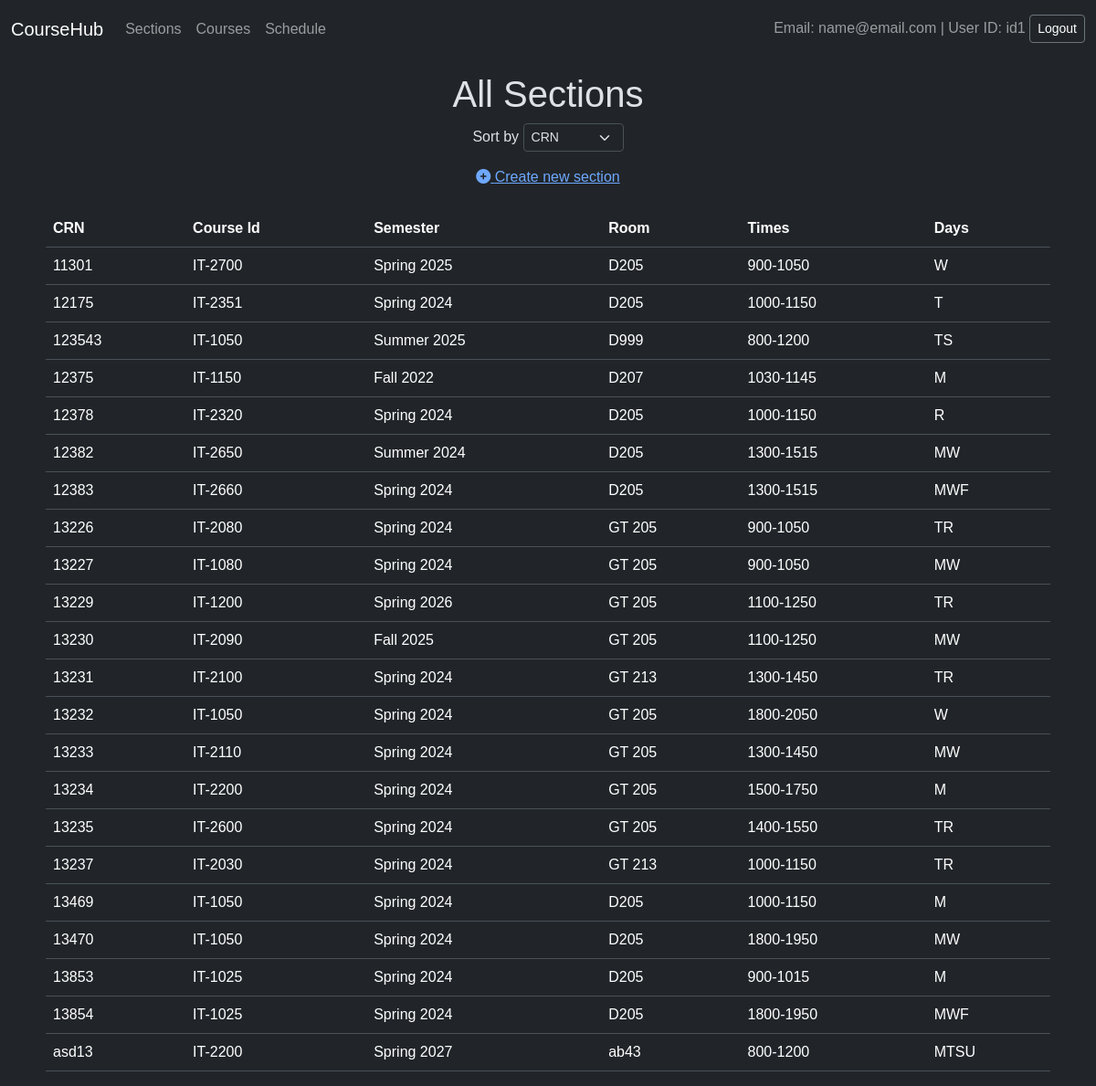
Page /sections.php (signed in) on the committed database.
### tables this page shows
CREATE TABLE `sections` (
  `crn` varchar(45) NOT NULL,
  `course_id` varchar(45) DEFAULT NULL,
  `semester` varchar(45) NOT NULL,
  `room` varchar(45) DEFAULT NULL,
  `days` varchar(45) DEFAULT NULL,
  `times` varchar(45) DEFAULT NULL
);

### sections.php (the view, shortened to what this page needs)
<?php
include './navbar.php';
include './connection.php';
$defaultOption = 'crn';
$sortOption = isset($_GET['sortsections']) ? $_GET['sortsections'] : $defaultOption;
$sql = "SELECT * FROM sections ORDER BY $sortOption";
$result = mysqli_query($conn, $sql);
?>
<div class="text-center">
  <h1 class="mt-3">All Sections</h1>
  <p>
    Sort by
    <select name="sortsections" onchange="location.href='sections.php?sortsections=' + this.value" class="form-select form-select-sm d-inline-block w-auto">
      <option value="crn" <?php echo $sortOption == 'crn' ? 'selected' : ''; ?>>CRN</option>
    </select>
  </p>
  <p><a href="addsection.php"><i class="fas fa-plus-circle"></i> Create new section</a></p>
</div>
<div class="container mt-4">
  <table class="table">
    <tr>
      <th>CRN</th>
      <th>Course Id</th>
      <th>Semester</th>
      <th>Room</th>
      <th>Times</th>
      <th>Days</th>
    </tr>
    <?php
    if (mysqli_num_rows($result) > 0) {
      while ($row = mysqli_fetch_assoc($result)) {
    ?>
        <tr>
          <td><?php echo htmlspecialchars($row["crn"]); ?></td>
          <td><?php echo htmlspecialchars($row["course_id"]); ?></td>
          <td><?php echo htmlspecialchars($row["semester"]); ?></td>
          <td><?php echo htmlspecialchars($row["room"]); ?></td>
          <td><?php echo htmlspecialchars($row["times"]); ?></td>
          <td><?php echo htmlspecialchars($row["days"]); ?></td>
        </tr>
    <?php
      }
    } else {
      echo "<tr><td colspan='6'>0 results</td></tr>";
    }
    ?>
  </table>
</div>
</body>
</html>

### styles.css (style rules this page uses)
* { font-family: Arial, Helvetica, sans-serif; }
table { max-width: 1100px; margin: auto; border-collapse: collapse; }

### rows in the picture
sections: crn "11301", course "IT-2700", semester "Spring 2025", room "D205", times "900-1050", days "W"
sections: crn "12175", course "IT-2351", semester "Spring 2024", room "D205", times "1000-1150", days "T"
sections: crn "123543", course "IT-1050", semester "Summer 2025", room "D999", times "800-1200", days "TS"
sections: crn "12375", course "IT-1150", semester "Fall 2022", room "D207", times "1030-1145", days "M"
sections: crn "12378", course "IT-2320", semester "Spring 2024", room "D205", times "1000-1150", days "R"
sections: crn "12382", course "IT-2650", semester "Summer 2024", room "D205", times "1300-1515", days "MW"
sections: crn "12383", course "IT-2660", semester "Spring 2024", room "D205", times "1300-1515", days "MWF"
sections: crn "13226", course "IT-2080", semester "Spring 2024", room "GT 205", times "900-1050", days "TR"
sections: crn "13227", course "IT-1080", semester "Spring 2024", room "GT 205", times "900-1050", days "MW"
sections: crn "13229", course "IT-1200", semester "Spring 2026", room "GT 205", times "1100-1250", days "TR"
sections: crn "13230", course "IT-2090", semester "Fall 2025", room "GT 205", times "1100-1250", days "MW"
sections: crn "13231", course "IT-2100", semester "Spring 2024", room "GT 213", times "1300-1450", days "TR"
sections: crn "13232", course "IT-1050", semester "Spring 2024", room "GT 205", times "1800-2050", days "W"
sections: crn "13233", course "IT-2110", semester "Spring 2024", room "GT 205", times "1300-1450", days "MW"
sections: crn "13234", course "IT-2200", semester "Spring 2024", room "GT 205", times "1500-1750", days "M"
sections: crn "13235", course "IT-2600", semester "Spring 2024", room "GT 205", times "1400-1550", days "TR"
sections: crn "13237", course "IT-2030", semester "Spring 2024", room "GT 213", times "1000-1150", days "TR"
sections: crn "13469", course "IT-1050", semester "Spring 2024", room "D205", times "1000-1150", days "M"
sections: crn "13470", course "IT-1050", semester "Spring 2024", room "D205", times "1800-1950", days "MW"
sections: crn "13853", course "IT-1025", semester "Spring 2024", room "D205", times "900-1015", days "M"
sections: crn "13854", course "IT-1025", semester "Spring 2024", room "D205", times "1800-1950", days "MWF"
sections: crn "asd13", course "IT-2200", semester "Spring 2027", room "ab43", times "800-1200", days "MTSU"

### other values in the picture
$_SESSION['email'] "name@email.com"
$_SESSION['user_id'] "id1"
